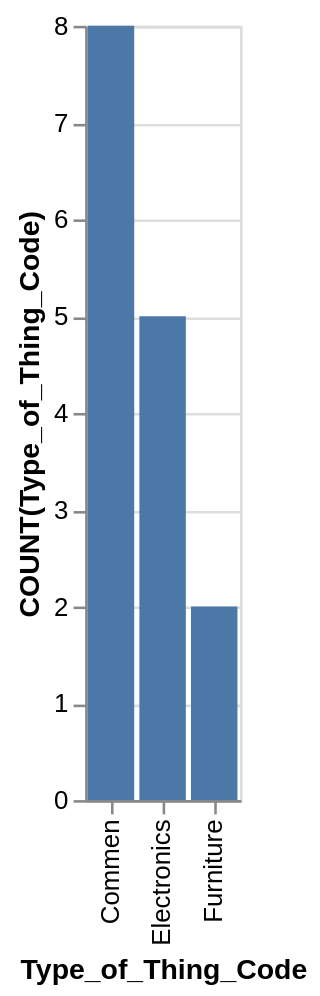

Describe this chart as a Vega-Lite specification.
### Vega-Lite specification from a JSON file in a GitHub repository (floating-point values rounded to 4 significant figures)
{"data": {"values": [{"x_data": "Commen", "y_data": 8}, {"x_data": "Electronics", "y_data": 5}, {"x_data": "Furniture", "y_data": 2}]}, "mark": "bar", "encoding": {"x": {"field": "x_data", "type": "nominal", "title": "Type_of_Thing_Code", "sort": "ascending"}, "y": {"field": "y_data", "type": "quantitative", "title": "COUNT(Type_of_Thing_Code)"}}}
